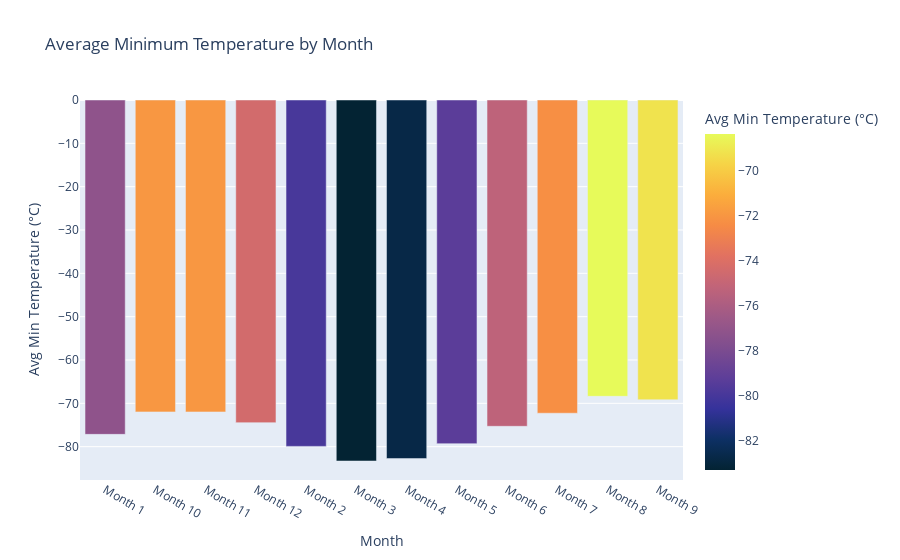

Notebook cell for this chart:
### Markdown cell above
## Part 3: Temporal Analysis & Seasonal Patterns

Analyze atmospheric trends across measurement periods to identify seasonal cycles and temperature-pressure relationships. Grouping operations reveal how conditions vary by month and time period.

### Code cell
# Average min_temp each month (Seasonal Temperature Extremes)
avg_min_temp_per_month = planet_data.groupby('month')['min_temp'].mean().reset_index()
print("Average Minimum Temperature by Month:")
print(avg_min_temp_per_month)
print("\n")

# Bar chart of the average min_temp by month
px.bar(
    avg_min_temp_per_month,
    x='month',
    y='min_temp',
    title='Average Minimum Temperature by Month',
    labels={'month': 'Month', 'min_temp': 'Avg Min Temperature (°C)'},
    color='min_temp',
    color_continuous_scale='thermal'
)

### Figure 1 — Plotly figure (JSON) as saved in the notebook; plotly's stock layout.template omitted (floating-point values rounded to 4 significant figures)
{"data": [{"hovertemplate": "Month=%{x}<br>Avg Min Temperature (°C)=%{marker.color}<extra></extra>", "legendgroup": "", "marker": {"color": [-77.16, -71.98, -71.99, -74.45, -79.93, -83.31, -82.75, -79.31, -75.3, -72.28, -68.38, -69.17], "coloraxis": "coloraxis", "pattern": {"shape": ""}}, "name": "", "orientation": "v", "showlegend": false, "textposition": "auto", "type": "bar", "x": ["Month 1", "Month 10", "Month 11", "Month 12", "Month 2", "Month 3", "Month 4", "Month 5", "Month 6", "Month 7", "Month 8", "Month 9"], "xaxis": "x", "y": [-77.16, -71.98, -71.99, -74.45, -79.93, -83.31, -82.75, -79.31, -75.3, -72.28, -68.38, -69.17], "yaxis": "y"}], "layout": {"barmode": "relative", "coloraxis": {"colorbar": {"title": {"text": "Avg Min Temperature (°C)"}}, "colorscale": [[0, "rgb(3, 35, 51)"], [0.09091, "rgb(13, 48, 100)"], [0.1818, "rgb(53, 50, 155)"], [0.2727, "rgb(93, 62, 153)"], [0.3636, "rgb(126, 77, 143)"], [0.4545, "rgb(158, 89, 135)"], [0.5455, "rgb(193, 100, 121)"], [0.6364, "rgb(225, 113, 97)"], [0.7273, "rgb(246, 139, 69)"], [0.8182, "rgb(251, 173, 60)"], [0.9091, "rgb(246, 211, 70)"], [1, "rgb(231, 250, 90)"]]}, "legend": {"tracegroupgap": 0}, "title": {"text": "Average Minimum Temperature by Month"}, "xaxis": {"anchor": "y", "domain": [0, 1], "title": {"text": "Month"}}, "yaxis": {"anchor": "x", "domain": [0, 1], "title": {"text": "Avg Min Temperature (°C)"}}}}
